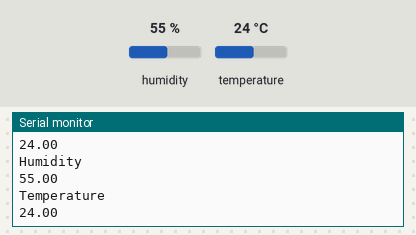
The sketch below on a simulated Arduino Uno, built with avr-gcc and run on an emulated ATmega328P. On the bench: the last lines printed to the serial monitor. The test bench sets the inputs (shaded band); at power-on: humidity 55 %, temperature 24 °C.

Above: at 2.8 s.
2.9 s: humidity set to 22 %
At 5.5 s:
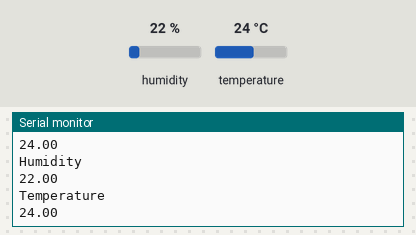
5.6 s: temperature set to 12 °C
At 6.9 s:
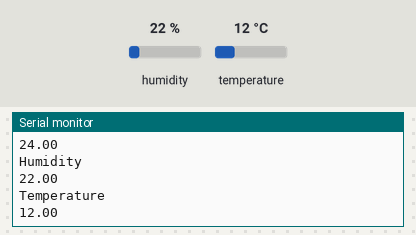
8.3 s: humidity set to 40 %
At 11.0 s:
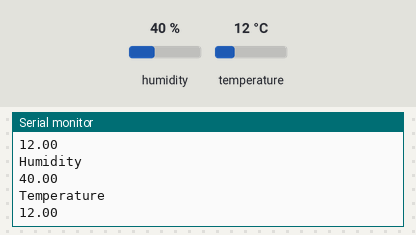
Timing chart, 0 to 12.5 s (numbered marks = the images above; inputs shaded):
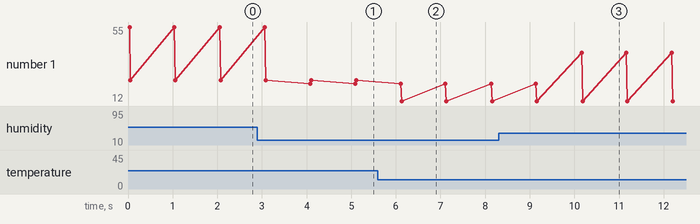

Measured:
- after the input at 2.9 s, the serial monitor: prints a new line after 1.2 s (image 1)
- after the input at 5.6 s, the serial monitor: prints a new line after 0.53 s (image 2)
- after the input at 8.3 s, the serial monitor: prints a new line after 1.9 s (image 3)
- plotted number 1: 24 → 12 after the input at 5.6 s

The sketch:

DHT.ino
```cpp
#include "DHT.h"

// set the DHT Pin
#define DHTPIN 8

#define DHTTYPE DHT11
DHT dht(DHTPIN, DHTTYPE);

void setup() {
  dht.begin();
 Serial.begin(9600);
}

void loop() {

  // read humidity
  float h = dht.readHumidity();

  //read temperature in Fahrenheit
  //float f = dht.readTemperature(true);

  float d = dht.readTemperature(); //in celsius

 //Serial Communication
  Serial.println("Humidity");
  Serial.println(h);
  Serial.println("\nTemperature");
  Serial.println(d);

 delay(1000);
}
```
